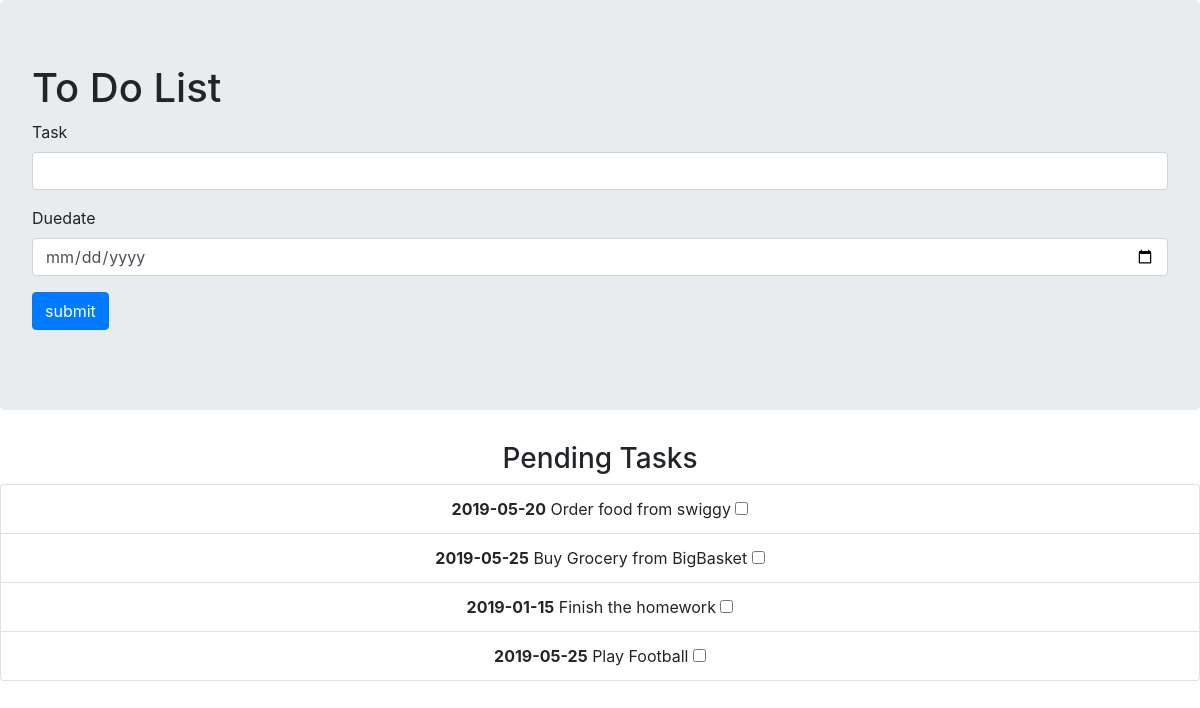
Before: / with the older database file.
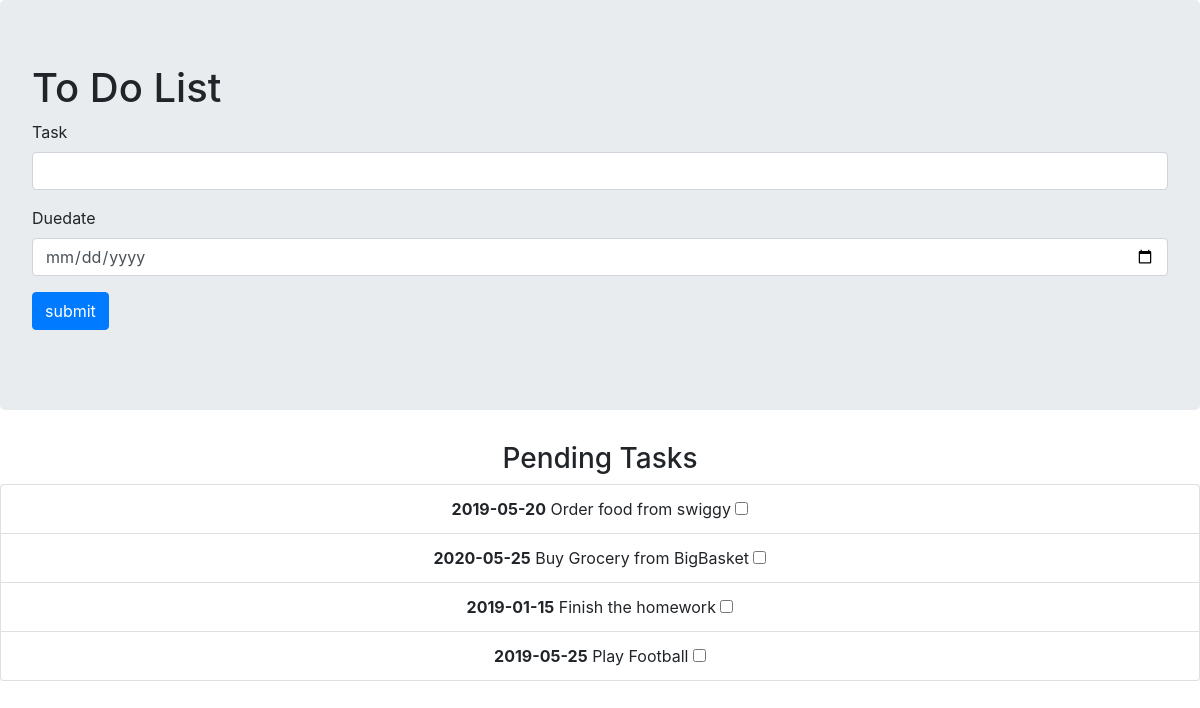
After: the same page with the newer database file.
### tables this page shows
CREATE TABLE TASKS
         (ID INT PRIMARY KEY     NOT NULL,
         Task           CHAR(100)    NOT NULL,
         Due_By        datetime         NOT NULL,
         Status        CHAR(50) );

### app.py (the view)
@app.route('/')
def api_all():
    form=TaskEntry(request.form)
    conn = sqlite3.connect('Database/test.db')
    conn.row_factory = dict_factory
    cur = conn.cursor()
    tasks = cur.execute('SELECT * FROM TASKS;')
    return render_template('tasks.html',Tasks=tasks, form=form)

### app.py
class TaskEntry(Form):
    task=StringField('Task')
    date=DateField('Duedate')

### app.py (called while the page is built)
def dict_factory(cursor, row):
    d = {}
    for idx, col in enumerate(cursor.description):
        d[col[0]] = row[idx]
    return d

### templates/tasks.html (shortened to what this page needs)
{% extends 'layout.html' %}
{% block body %}
    <center>
        <h3>Pending Tasks</h3>
        <ul class="list-group">
            {% for i in Tasks %}
                    <li class="list-group-item"><b>{{i.Due_By}}</b>{{" " + i.Task}} <input type="checkbox" ></li>
            {% endfor %}
        </ul>
    </center>
{% endblock %}

### templates/layout.html (shortened to what this page needs)
<!DOCTYPE html>
<html lang="en">
<head>
    <link rel="stylesheet" href="https://stackpath.bootstrapcdn.com/bootstrap/4.4.1/css/bootstrap.min.css">
</head>
<body bgcolor="grey">
    <div class="jumbotron text-centre">
        <h1>To Do List</h1>
            {% from "includes/_formhelpers.html" import render_field %}
            <form method="POST" action="">
                <div class="form-group">
                    {{render_field(form.task, class_="form-control")}}
                </div>
                <div class="form-group">
                        {{render_field(form.date, class_="form-control")}}
                </div>
                <p><input type="submit" class="btn btn-primary" value="submit"></p>
            </form>
    </div>
    {% block body %}{% endblock %}
</body>
</html>

### templates/includes/_formhelpers.html (shortened to what this page needs)
{% macro render_field(field) %}
    {{field.label}}
    {{ field(**kwargs)|safe}}
{% endmacro %}

Changed rows visible on the page:
changed TASKS "Buy Grocery from BigBasket": Due_By "2019-05-25" → "2020-05-25"
